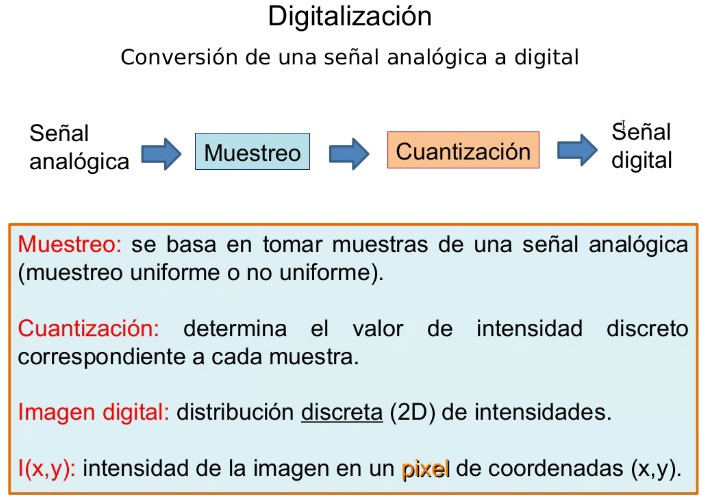
%> input picture Unidad 1/img/1.jpg, 708 x 500 px
$ octave ej11.m   (GNU Octave 9; MATLAB toolbox functions it lacks are replaced by stand-ins)
%> lines starting %> are read from the running program, lines starting %| are printed output that depends on the picture
### matlab/Unidad_4/imnoise3.m
function [r, R, S] = imnoise3(M, N, C, A, B)
% Genera ruido periódico

%Ouput:
%r: patrón de ruido espacial sinusoidal (MxN)
%R: DFT2D centrada y cruda
%S: espectro de magnitud, abs(R)

% Input:
% C (kx2): matriz que contiene los k pares de coordenadas (u,v), ubicación de los impulsos en el dominio de frenciencia
% respecto al centro del rectángulo de frecuencia (M/2 + 1, N/2 + 1).
% Sólo un par de coordenadas es requerido para cada impulso, el programa genera su conjugado
% A: vector 1xk, contiene las amplitudes de los impulsos. Por defecto es 1.
% B: matriz kx2, contiene las fases Bx y By de cada par de impulsos. Por default B es 0.

% Parámetros de entrada
k = size(C, 1); %cantidad de filas de C, equivalente a la cantidad de pares de deltas

if nargin < 4 %cantidad de argumentos
    A = ones(1, k); %por defaul A = 1 (vector fila)
    B = zeros(k, 2); %por defaul B=0 (matriz kx2)
end

if nargin < 5
    B = zeros(k, 2); %por defaul B=0 (matriz kx2)
end

% Genera R (una matriz de ceros MxN)
R = zeros(M, N);

for j = 1:k

   u0 = floor(M/2) + 1;
   v0 = floor(N/2) + 1 ;

   u1 = u0 - C(j, 1); %calcula las coordenadas "u" respecto centro
   v1 = v0 + C(j, 2); %calcula las coordenadas "v" respecto centro

   %Opuesto
   u2 = u0 + C(j,1);
   v2 = v0 - C(j,2);

   R(u1,v1) =  i*M*N*(A(j)/2)*exp(-i*2*pi*(C(j,1)*B(j,1)/M+C(j,2)*B(j,2)/N)); %la expo se hace 1 si la fase es 0
   R(u2,v2) = -i*M*N*(A(j)/2)*exp( i*2*pi*(C(j,1)*B(j,1)/M+C(j,2)*B(j,2)/N));

end

% Genera el espectro de magnitud y elpatrón sinusoidal espacial
S = abs(R); %R está centrado -> S está centrado
r = real(ifft2(ifftshift(R)));

### matlab/Unidad_4/ej11.m
% Agregue ruido periódico a una imagen y genere un filtro
% en el dominio frecuencial para eliminar dicho ruido.
% Grafique los espectros de magnitud correspondientes.

% Conclusiones: Con D0=0.15 o 0.1 y n = 70, tanto el filtro PB ideal como BW
%  funcionan y elimina el ruido, pero se pierde calidad de la imagen
%  original.
%  El filtro PA no funciona en estos casos

% El valor de D0 puede variar segun la imagen

% Abro imagen, paso a gray y convierto a double
[file,dir] = uigetfile('*.bmp;*.jpg;*.png;*.tiff;*.tif');
%> the answer given: ../../Unidad 1/img/1.jpg
filename = [dir,file];
info = imfinfo(filename);

switch info.ColorType
    case 'grayscale'
        I = imread(filename);

    case 'truecolor'
        I = imread(filename);
%> I is the input picture: size 500x708x3 uint8; mean R, G, B 222.6, 228.4, 228.7
        I = rgb2gray(I);
%> I: size 500x708 uint8

    case 'indexed'
        [l,map] = imread(filename);
        I = ind2gray(l,map);
end

I = im2double(I);
%> I: size 500x708 double

% Defino parametros para imnoise3
C = [6 0,0 10];
[M,N] = size(I);
%> M = 500; N = 708
A = [20 50];

[r,R,S] = imnoise3(M,N,A);
%r: patron de ruido espacial sinusoidal (MxN)
%R: DFT2D centrada y cruda
%S: espectro de magnitud, abs(R)

% Sumo ruido a la imagen original
IN = I + r;

% Calculo transformada de Fourier de la imagen
tf=fft2(IN); fti=fftshift(fft2(IN)); tfim=(log(abs(fti)+1));
%> after `tfim=(log(abs(fti)+1))`:
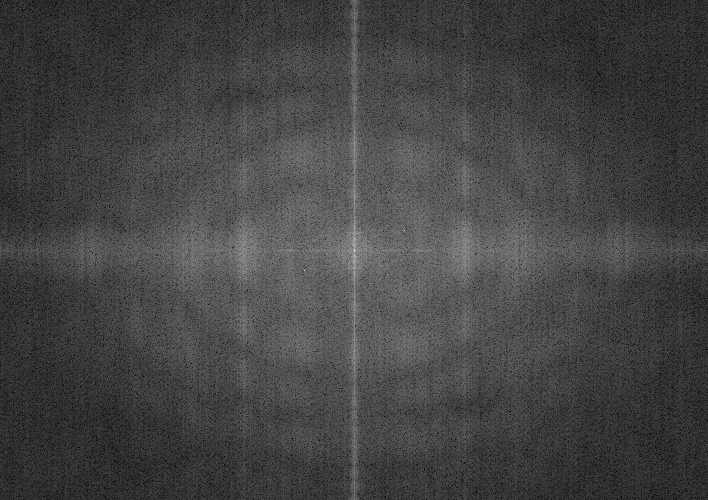
%> tfim: size 500x708 double; min 0.026, max 12.66, mean 3.4; drawn with min black and max white

% Defino la malla de coordenadas que forman el dominio frecuencial bidim
[U,V] = freqspace([M,N],'meshgrid');     %este comando es como meshgrid pero para frecuencial
D=sqrt(U.^2+V.^2); %distancia euclidea
D0=0.07;

% Defino filtro IDEAL
HPB_ideal=D<=D0; HPA_ideal=D>=D0;

% Defino filtro PB GAUSS
HPB_gauss=exp(-(D.^2)/(2*D0^2)); HPA_gauss=1-HPB_gauss;

% Defino filtro PB BUTTERWORTH
n=70; HPB_btw=(1./ (1+(D/D0).^(2*n))); HPA_btw=1-HPB_btw;

% Imagen filtrada es TF_I .* TF_H

% Para graficar ESPECTRO: producto en el dominio frecuencial del
% espectro del filtro y de la imagen. Ambas centradas
A1=HPB_ideal .* tfim;
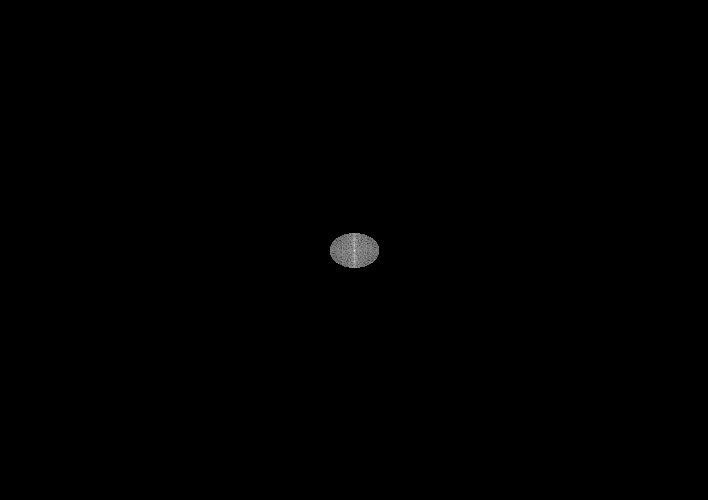
%> A1: size 500x708 double; min 0, max 12.66, mean 0.0234; drawn with min black and max white
A2=HPB_gauss .* tfim;
A3=HPB_btw .* tfim;

A4=HPA_ideal .* tfim;
A5=HPA_gauss .* tfim;
A6=HPA_btw .* tfim;
% Para graficar IMAGEN: Producto en el dominio frecuencial del espectro
% DESCENTRADO del filtro y DESCENTRADO de la imagen "crudo"
% Imagen filtrada es I= TF_I .* TF_H (ambas en crudo) y luego
% antitransformo para obtener i en dominio espacial.

B1=ifftshift(HPB_ideal) .* tf;
B2=ifftshift(HPB_gauss) .* tf;
B3=ifftshift(HPB_btw) .* tf;

B4=ifftshift(HPA_ideal) .* tf;
B5=ifftshift(HPA_gauss) .* tf;
B6=ifftshift(HPA_btw) .* tf;
% cuando antitransformo me quedo solo con lo real
O1=real(ifft2(B1));O2=real(ifft2(B2));O3=real(ifft2(B3));
%> after `O2=real(ifft2(B2))`:
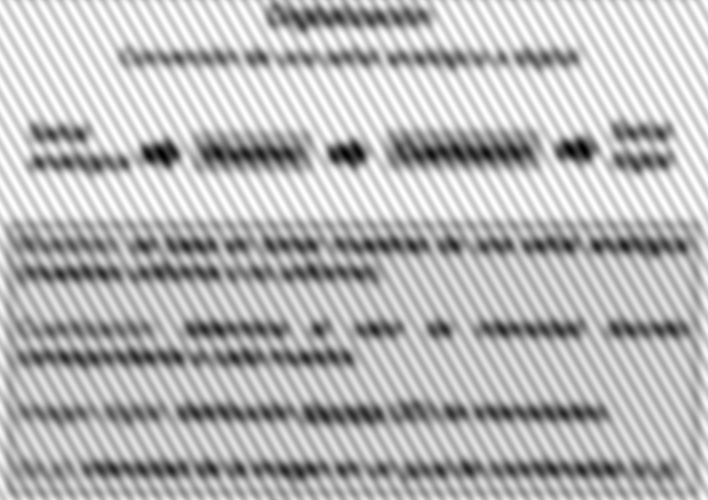
%> O2: size 500x708 double; min 0.416, max 1.07, mean 0.889; drawn with min black and max white
O4=real(ifft2(B4));O5=real(ifft2(B5));O6=real(ifft2(B6));
%> after `O4=real(ifft2(B4))`:
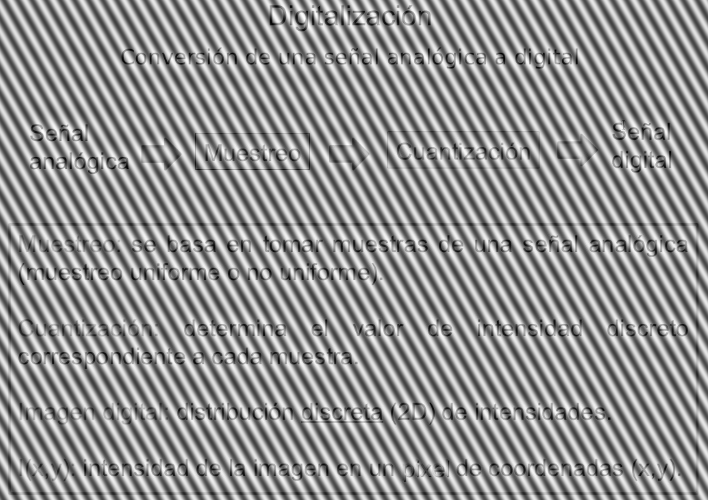
%> O4: size 500x708 double; min -1.89, max 1.39, mean 3.21e-19; drawn with min black and max white

%GRAFICOS PASA BAJO
figure(1)
%IM ORIGINAL
subplot(3,4,1);imshow(IN);title('Imagen original con ruido','FontSize', 10)
%> after `imshow(IN)`:
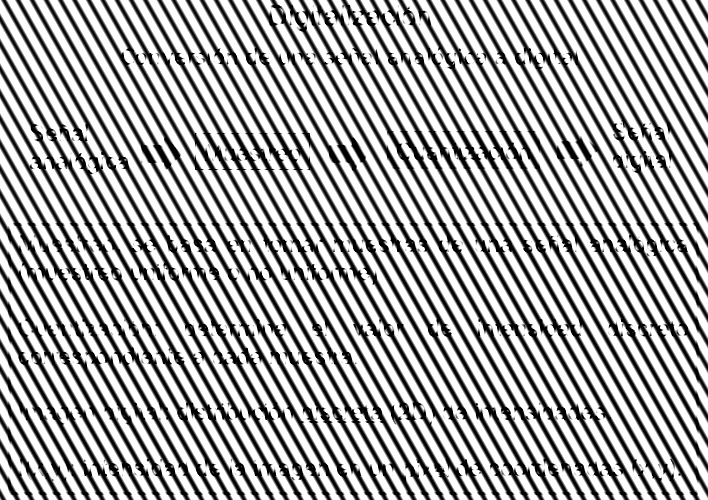
%> displayed picture: size 500x708, on the screen's scale of 0 to 255; min 0, max 255, mean 162.9
subplot(3,4,5);imshow(tfim,[]);title('Espectro de magnitud original','FontSize', 10)
%IM CON PB IDEAL
subplot(3,4,2);imshow(O1,[]);title(['Imagen filtrada con ideal D=',num2str(D0)],'FontSize', 10)
subplot(3,4,6);imshow(A1,[]);title({'Espectro de magnitud','para filtro PB ideal'},'FontSize', 10)
subplot(3,4,10);mesh(double(HPB_ideal));title('Filtro PB ideal'); axis tight
%IM CON PB GAUSS
subplot(3,4,3);imshow(O2,[]);title(['Imagen filtrada con PB gauss D=',num2str(D0)],'FontSize', 10)
subplot(3,4,7);imshow(A2,[]);title({'Espectro de magnitud','para filtro PB gauss'},'FontSize', 10)
subplot(3,4,11);mesh(double(HPB_gauss));title('Filtro PB gaussiano'); axis tight
%IM CON PB BTW
subplot(3,4,4);imshow(O3,[]);title({['Imagen filtrada con BTW orden ',num2str(n),' y D0=',num2str(D0)]},'FontSize', 10)
subplot(3,4,8);imshow(A3,[]);title({'Espectro de magnitud','para filtro PB btw'},'FontSize', 10)
subplot(3,4,12);mesh(double(HPB_btw));title('Filtro PB btw'); axis tight
%> after `axis tight`:
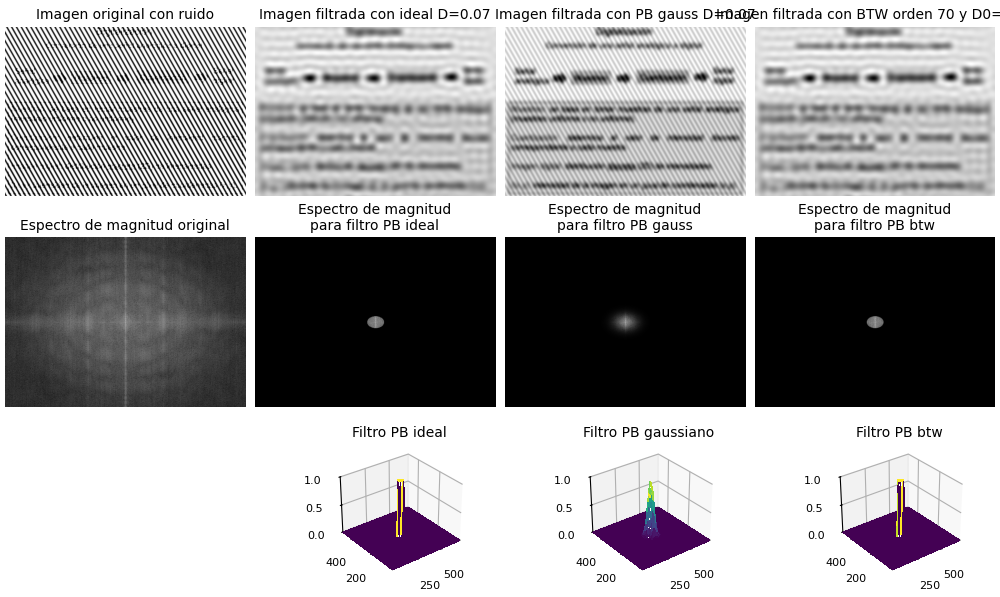
%> figure redrawn from the program's plot data, 11 panels

%GRAFICO PASA ALTO
figure(2)
%IM ORIGINAL
subplot(3,4,1);imshow(IN);title('Imagen original con ruido','FontSize', 10)
subplot(3,4,5);imshow(tfim,[]);title('Espectro de magnitud original','FontSize', 10)
%IM CON PB IDEAL
subplot(3,4,2);imshow(O4,[]);title(['Imagen filtrada con ideal D=',num2str(D0)],'FontSize', 10)
subplot(3,4,6);imshow(A4,[]);title({'Espectro de magnitud','para filtro PA ideal'},'FontSize', 10)
subplot(3,4,10);mesh(double(HPA_ideal));title('Filtro PA ideal'); axis tight
%IM CON PB GAUSS
subplot(3,4,3);imshow(O5,[]);title(['Imagen filtrada con PA gauss D=',num2str(D0)],'FontSize', 10)
subplot(3,4,7);imshow(A5,[]);title({'Espectro de magnitud','para filtro PA gauss'},'FontSize', 10)
subplot(3,4,11);mesh(double(HPA_gauss));title('Filtro PA gaussiano'); axis tight
%IM CON PB BTW
subplot(3,4,4);imshow(O6,[]);title({['Imagen filtrada con BTW orden ',num2str(n),' y D0=',num2str(D0)]},'FontSize', 10)
subplot(3,4,8);imshow(A6,[]);title({'Espectro de magnitud','para filtro PA btw'},'FontSize', 10)
subplot(3,4,12);mesh(double(HPA_btw));title('Filtro PA btw'); axis tight
%> after `axis tight`:
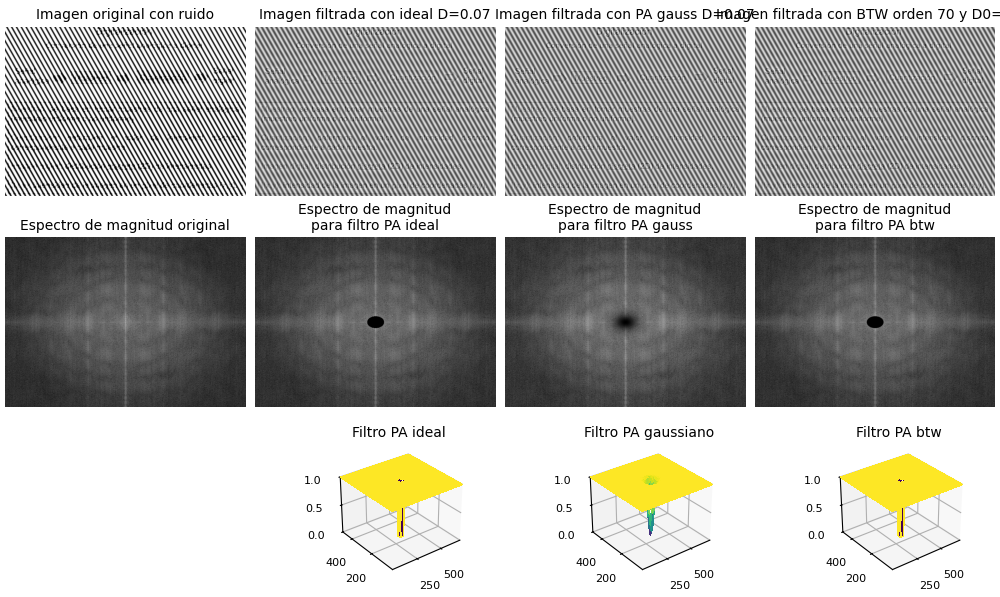
%> figure redrawn from the program's plot data, 11 panels

$ run again, on Unidad 1/img/3.jpg
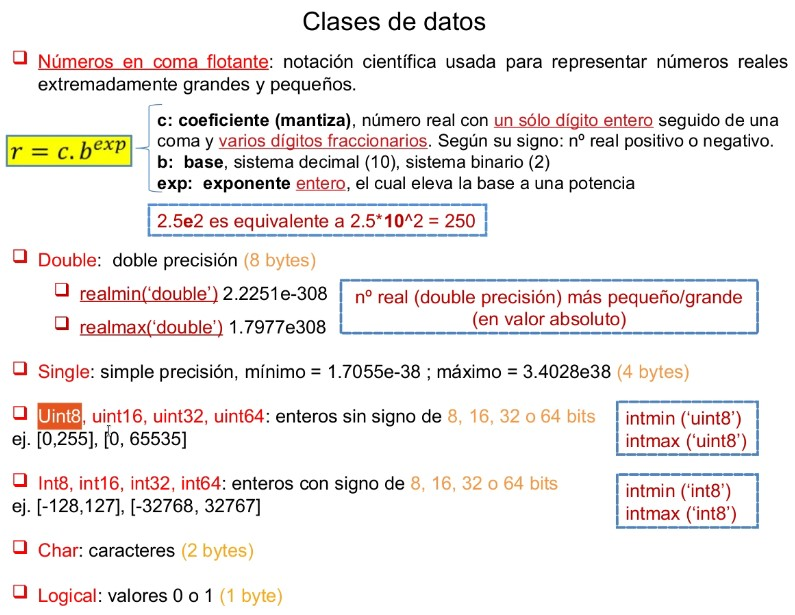
%> input picture Unidad 1/img/3.jpg, 795 x 615 px
%> I is the input picture: size 615x795x3 uint8; mean R, G, B 240.2, 236.7, 235.1
%> `O4=real(ifft2(B4))`:
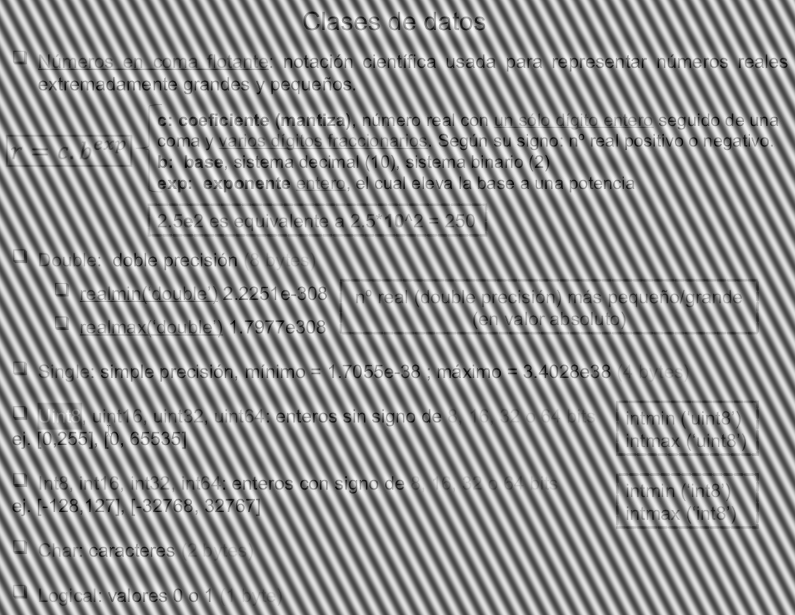
%> O4: size 615x795 double; min -1.94, max 1.41, mean -1.6e-18; drawn with min black and max white
%> `imshow(IN)`:
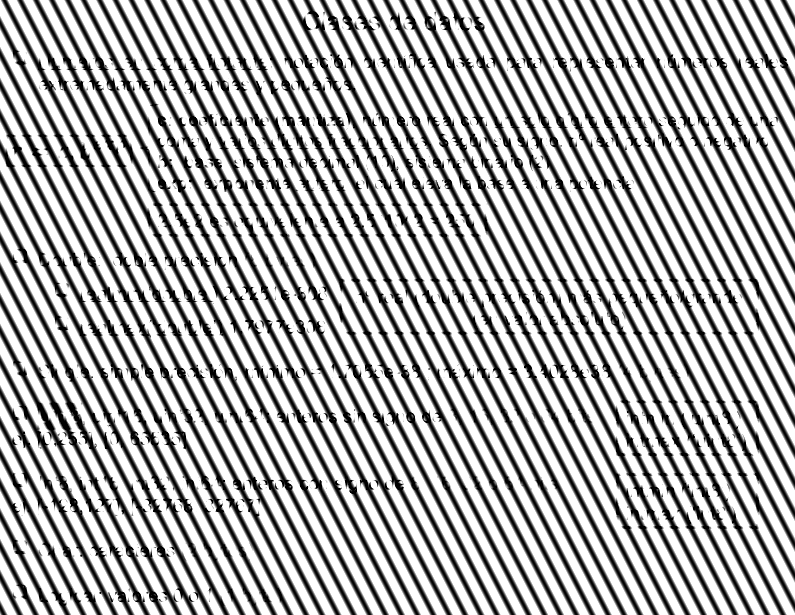
%> displayed picture: size 615x795, on the screen's scale of 0 to 255; min 0, max 255, mean 167.4

$ run again, on Unidad 1/img/5.jpg
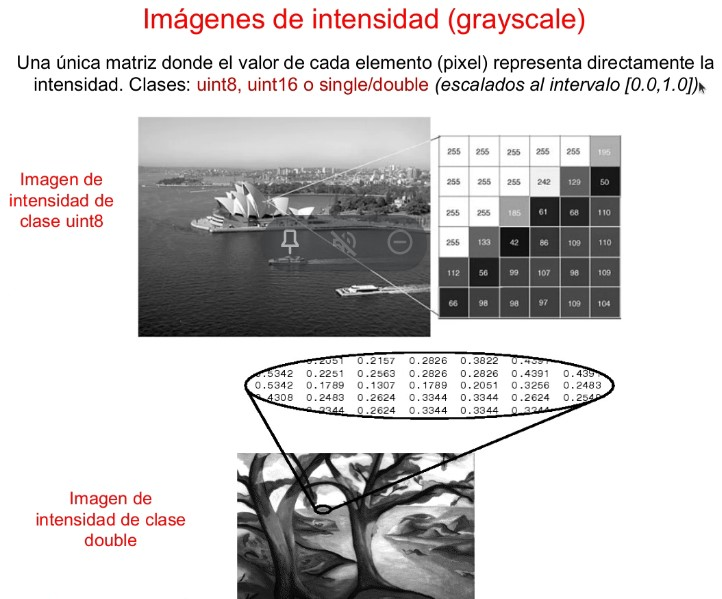
%> input picture Unidad 1/img/5.jpg, 722 x 599 px
%> I is the input picture: size 599x722x3 uint8; mean R, G, B 206.8, 204.5, 204.5
%> `imshow(IN)`:
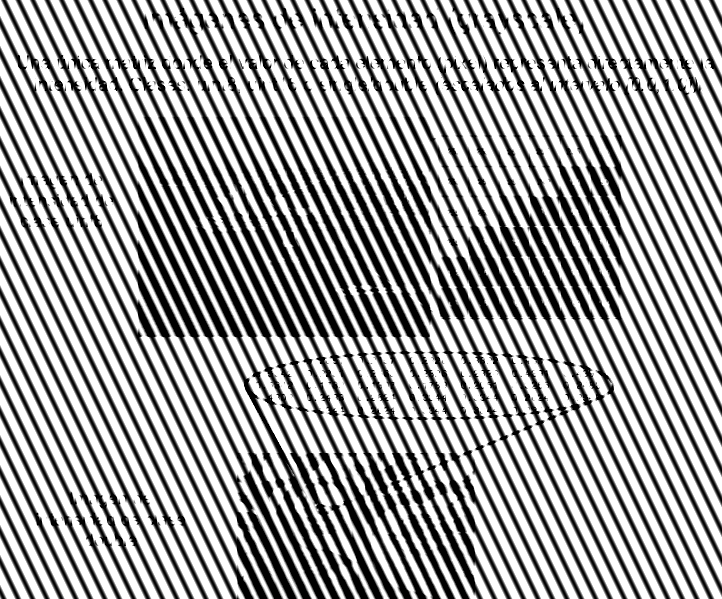
%> displayed picture: size 599x722, on the screen's scale of 0 to 255; min 0, max 255, mean 155.8
